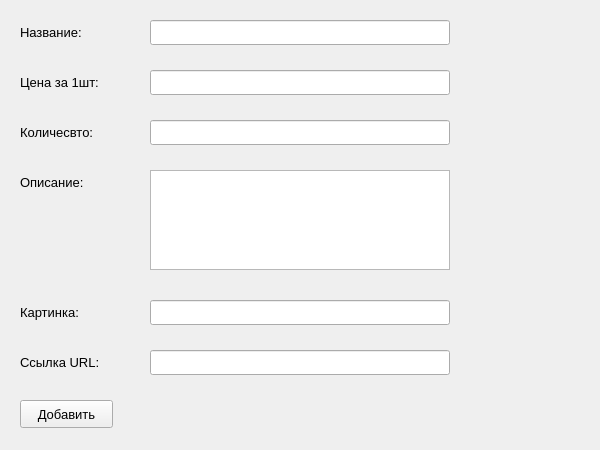
<?xml version="1.0" encoding="UTF-8"?>
<ui version="4.0">
 <class>Form</class>
 <widget class="QWidget" name="Form">
  <property name="geometry">
   <rect>
    <x>0</x>
    <y>0</y>
    <width>600</width>
    <height>450</height>
   </rect>
  </property>
  <property name="windowTitle">
   <string>Form</string>
  </property>
  <widget class="QLabel" name="label">
   <property name="geometry">
    <rect>
     <x>20</x>
     <y>20</y>
     <width>110</width>
     <height>25</height>
    </rect>
   </property>
   <property name="font">
    <font>
     <pointsize>10</pointsize>
    </font>
   </property>
   <property name="text">
    <string>Название:</string>
   </property>
  </widget>
  <widget class="QLabel" name="label_2">
   <property name="geometry">
    <rect>
     <x>20</x>
     <y>70</y>
     <width>110</width>
     <height>25</height>
    </rect>
   </property>
   <property name="font">
    <font>
     <pointsize>10</pointsize>
    </font>
   </property>
   <property name="text">
    <string>Цена за 1шт:</string>
   </property>
  </widget>
  <widget class="QLabel" name="label_3">
   <property name="geometry">
    <rect>
     <x>20</x>
     <y>120</y>
     <width>110</width>
     <height>25</height>
    </rect>
   </property>
   <property name="font">
    <font>
     <pointsize>10</pointsize>
    </font>
   </property>
   <property name="text">
    <string>Количесвто:</string>
   </property>
  </widget>
  <widget class="QLabel" name="label_4">
   <property name="geometry">
    <rect>
     <x>20</x>
     <y>170</y>
     <width>110</width>
     <height>25</height>
    </rect>
   </property>
   <property name="font">
    <font>
     <pointsize>10</pointsize>
    </font>
   </property>
   <property name="text">
    <string>Описание:</string>
   </property>
  </widget>
  <widget class="QLineEdit" name="lineEdit">
   <property name="geometry">
    <rect>
     <x>150</x>
     <y>20</y>
     <width>300</width>
     <height>25</height>
    </rect>
   </property>
  </widget>
  <widget class="QLineEdit" name="lineEdit_2">
   <property name="geometry">
    <rect>
     <x>150</x>
     <y>70</y>
     <width>300</width>
     <height>25</height>
    </rect>
   </property>
  </widget>
  <widget class="QLineEdit" name="lineEdit_3">
   <property name="geometry">
    <rect>
     <x>150</x>
     <y>120</y>
     <width>300</width>
     <height>25</height>
    </rect>
   </property>
  </widget>
  <widget class="QTextEdit" name="textEdit">
   <property name="geometry">
    <rect>
     <x>150</x>
     <y>170</y>
     <width>300</width>
     <height>100</height>
    </rect>
   </property>
  </widget>
  <widget class="QLabel" name="label_5">
   <property name="geometry">
    <rect>
     <x>20</x>
     <y>300</y>
     <width>110</width>
     <height>25</height>
    </rect>
   </property>
   <property name="font">
    <font>
     <pointsize>10</pointsize>
    </font>
   </property>
   <property name="text">
    <string>Картинка:</string>
   </property>
  </widget>
  <widget class="QLineEdit" name="lineEdit_4">
   <property name="geometry">
    <rect>
     <x>150</x>
     <y>300</y>
     <width>300</width>
     <height>25</height>
    </rect>
   </property>
  </widget>
  <widget class="QPushButton" name="pushButton">
   <property name="geometry">
    <rect>
     <x>20</x>
     <y>400</y>
     <width>93</width>
     <height>28</height>
    </rect>
   </property>
   <property name="font">
    <font>
     <pointsize>10</pointsize>
    </font>
   </property>
   <property name="text">
    <string>Добавить</string>
   </property>
  </widget>
  <widget class="QLabel" name="label_6">
   <property name="geometry">
    <rect>
     <x>20</x>
     <y>350</y>
     <width>110</width>
     <height>25</height>
    </rect>
   </property>
   <property name="font">
    <font>
     <pointsize>10</pointsize>
    </font>
   </property>
   <property name="text">
    <string>Ссылка URL:</string>
   </property>
  </widget>
  <widget class="QLineEdit" name="lineEdit_5">
   <property name="geometry">
    <rect>
     <x>150</x>
     <y>350</y>
     <width>300</width>
     <height>25</height>
    </rect>
   </property>
  </widget>
 </widget>
 <resources/>
 <connections/>
</ui>
